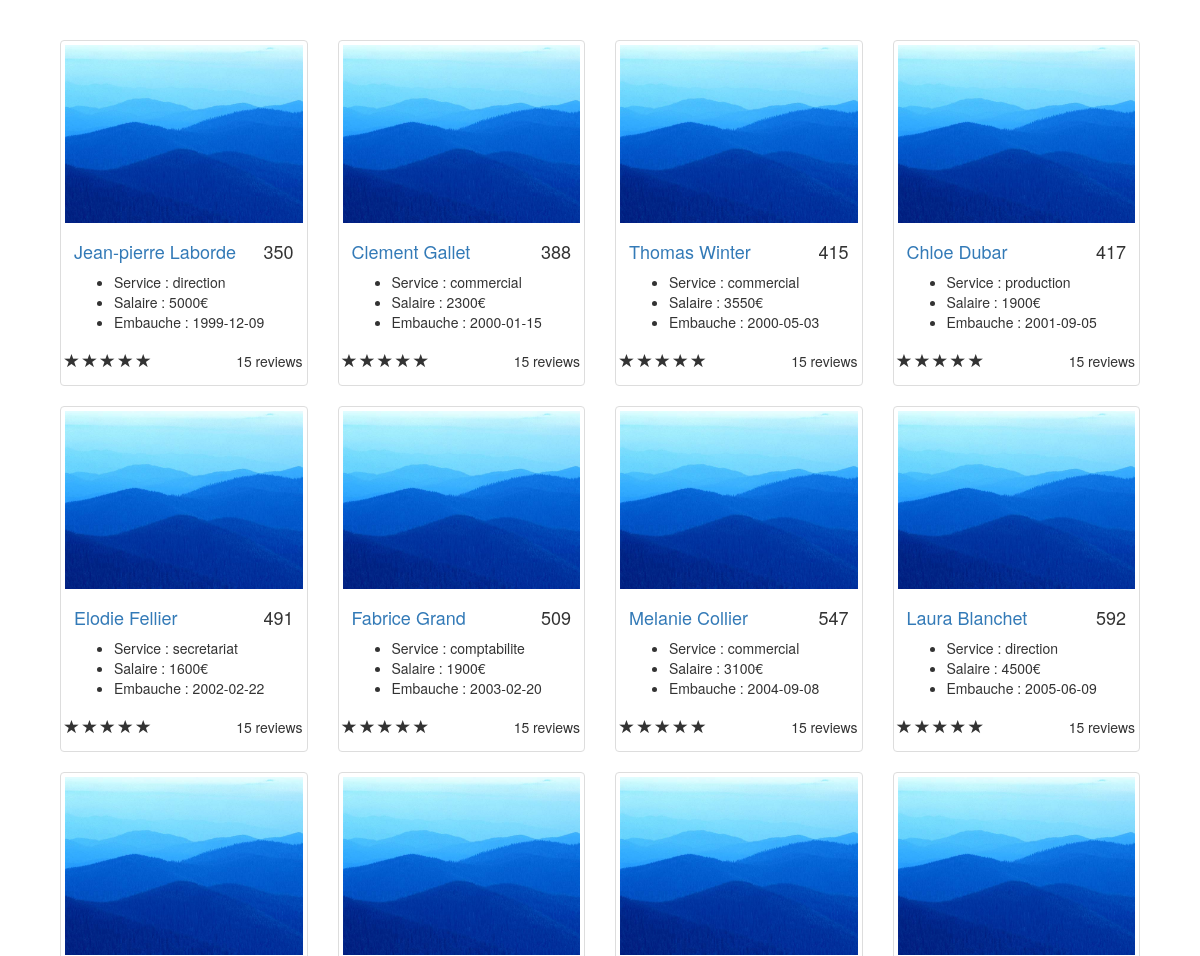
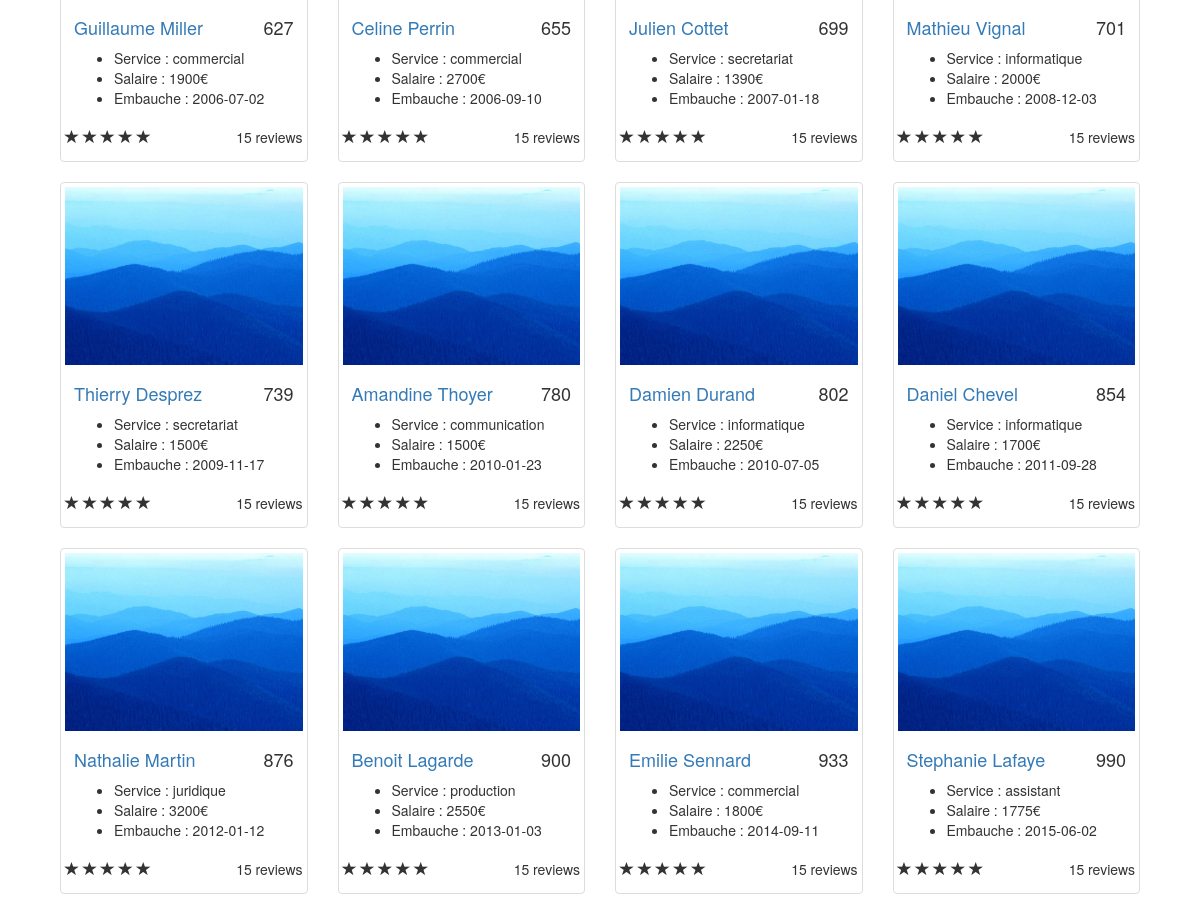
The page /exemple_bootstrap/index.php on the database its author committed (2 pictures, top to bottom).
### tables this page shows
CREATE TABLE employes (
  id_employes int(3) NOT NULL AUTO_INCREMENT,
  prenom varchar(20) DEFAULT NULL,
  nom varchar(20) DEFAULT NULL,
  sexe enum('m','f') NOT NULL,
  service varchar(30) DEFAULT NULL,
  date_embauche date DEFAULT NULL,
  salaire float DEFAULT NULL,
  PRIMARY KEY (id_employes)
);

### exemple_bootstrap/index.php (the view)
<?php
$bdd = new Mysqli('localhost', 'root', '', 'entreprise');
$resultat = $bdd -> query("SELECT * FROM employes");
?>
<!DOCTYPE html>
<html>
	<head>
		<link type="text/css" rel="stylesheet" href="css/bootstrap.css" />
	</head>
	<body>
		<div id="container" style="width: 90%; margin: 5vh auto">
			<div class="row">
					<?php while($employes = $resultat -> fetch_assoc()) : extract($employes) ?>
					<div class="col-sm-6 col-lg-3 col-md-4">
						<div class="thumbnail">
							<img src="image1.jpg" alt="">
							<div class="caption">
								<h4 class="pull-right"><?= $id_employes ?></h4>
							<h4>
		<a href="fiche_employe.php?id=<?= $id_employes ?>">
								<?= $prenom ?> <?= $nom ?>
								</a>
							</h4>
								<ul>
									<li>Service : <?= $service ?></li>
									<li>Salaire : <?= $salaire ?>€</li>
									<li>Embauche : <?= $date_embauche ?></li>
								</ul>
							</div>
							<div class="ratings">
								<p class="pull-right">15 reviews</p>
								<p>
									<span class="glyphicon glyphicon-star"></span>
									<span class="glyphicon glyphicon-star"></span>
									<span class="glyphicon glyphicon-star"></span>
									<span class="glyphicon glyphicon-star"></span>
									<span class="glyphicon glyphicon-star"></span>
								</p>
							</div>
						</div>
					</div>
					<?php endwhile; ?>
			</div>
		</div>
	</body>
</html>

### rows shown on the page
employes: id_employes "350", prenom "Jean-pierre", nom "Laborde", service "direction", salaire "5000", date_embauche "1999-12-09"
employes: id_employes "388", prenom "Clement", nom "Gallet", service "commercial", salaire "2300", date_embauche "2000-01-15"
employes: id_employes "415", prenom "Thomas", nom "Winter", service "commercial", salaire "3550", date_embauche "2000-05-03"
employes: id_employes "417", prenom "Chloe", nom "Dubar", service "production", salaire "1900", date_embauche "2001-09-05"
employes: id_employes "491", prenom "Elodie", nom "Fellier", service "secretariat", salaire "1600", date_embauche "2002-02-22"
employes: id_employes "509", prenom "Fabrice", nom "Grand", service "comptabilite", salaire "1900", date_embauche "2003-02-20"
employes: id_employes "547", prenom "Melanie", nom "Collier", service "commercial", salaire "3100", date_embauche "2004-09-08"
employes: id_employes "592", prenom "Laura", nom "Blanchet", service "direction", salaire "4500", date_embauche "2005-06-09"
employes: id_employes "627", prenom "Guillaume", nom "Miller", service "commercial", salaire "1900", date_embauche "2006-07-02"
employes: id_employes "655", prenom "Celine", nom "Perrin", service "commercial", salaire "2700", date_embauche "2006-09-10"
employes: id_employes "699", prenom "Julien", nom "Cottet", service "secretariat", salaire "1390", date_embauche "2007-01-18"
employes: id_employes "701", prenom "Mathieu", nom "Vignal", service "informatique", salaire "2000", date_embauche "2008-12-03"
employes: id_employes "739", prenom "Thierry", nom "Desprez", service "secretariat", salaire "1500", date_embauche "2009-11-17"
employes: id_employes "780", prenom "Amandine", nom "Thoyer", service "communication", salaire "1500", date_embauche "2010-01-23"
employes: id_employes "802", prenom "Damien", nom "Durand", service "informatique", salaire "2250", date_embauche "2010-07-05"
employes: id_employes "854", prenom "Daniel", nom "Chevel", service "informatique", salaire "1700", date_embauche "2011-09-28"
employes: id_employes "876", prenom "Nathalie", nom "Martin", service "juridique", salaire "3200", date_embauche "2012-01-12"
employes: id_employes "900", prenom "Benoit", nom "Lagarde", service "production", salaire "2550", date_embauche "2013-01-03"
employes: id_employes "933", prenom "Emilie", nom "Sennard", service "commercial", salaire "1800", date_embauche "2014-09-11"
employes: id_employes "990", prenom "Stephanie", nom "Lafaye", service "assistant", salaire "1775", date_embauche "2015-06-02"
